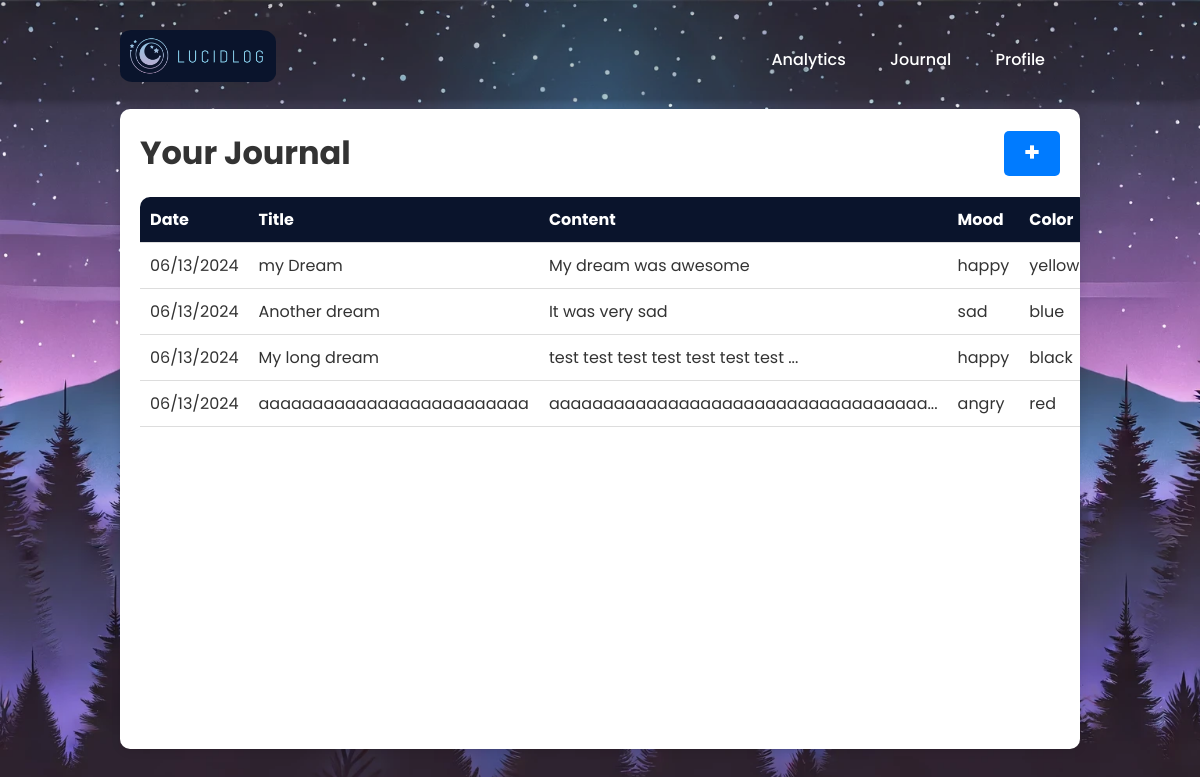
/journal (signed in), run on an earlier commit of the app's database.
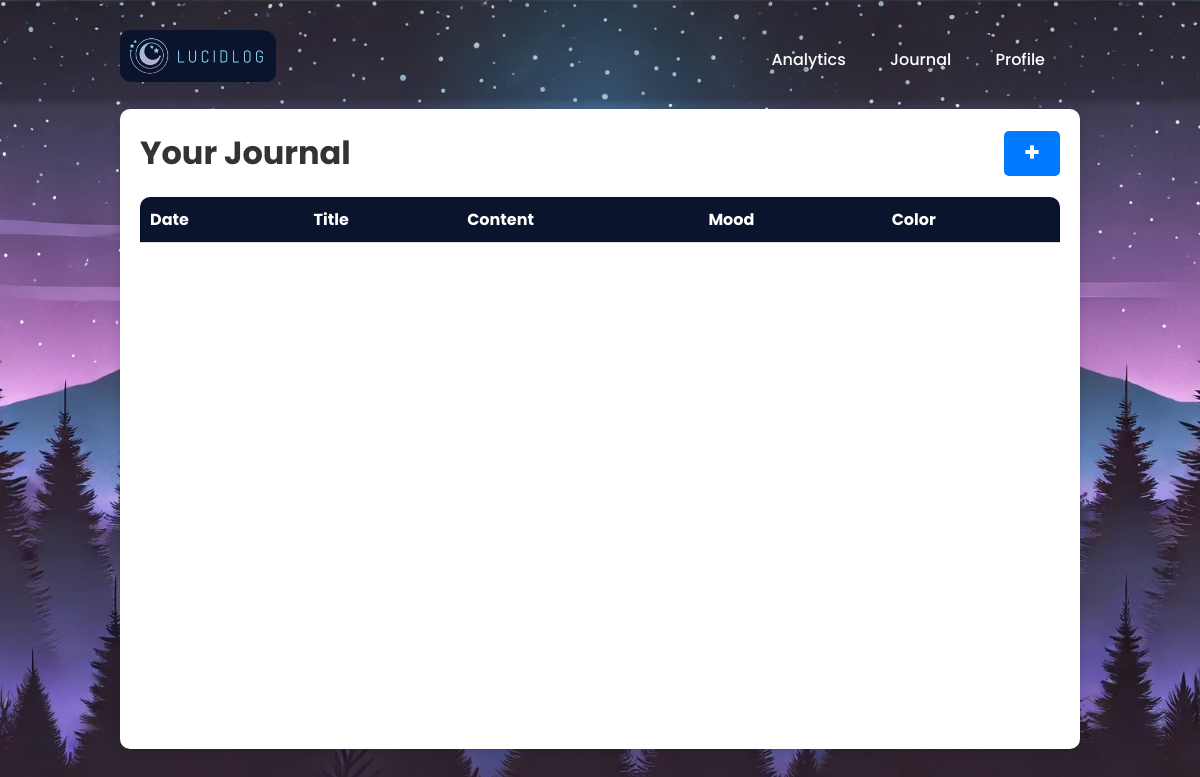
And on a later commit of the database.
### tables this page shows
CREATE TABLE journal (entryid INTEGER PRIMARY KEY, userid INTEGER REFERENCES user (userid), title TEXT, mood TEXT, color TEXT, content TEXT, date TEXT, generated_response TEXT);

### main.py (the view)
@app.route('/journal', methods=['GET', 'POST'])
def journal():
    if request.method == 'POST':
        try:
            title = request.form['title']
            mood = request.form['mood']
            color = request.form['color']
            content = request.form['content']
            date = datetime.now().strftime('%m/%d/%Y')
            if cv.journal_validate(title, mood, color, content) == 1:
                return jsonify({'message': 'Invalid title length.'}), 400
            if cv.journal_validate(title, mood, color, content) == 2:
                return jsonify({'message': 'Please select a mood.'}), 400
            if cv.journal_validate(title, mood, color, content) == 3:
                return jsonify({'message': 'Please select a color.'}), 400
            if cv.journal_validate(title, mood, color, content) == 4:
                return jsonify({'message': 'Invalid content length.'}), 400
            user_id = session['current_user_logged_in']
            if jh.create_new_entry(user_id, title, mood, color, content, date):
                return jsonify({'message': 'Successfully created entry.'}), 200
            return jsonify({'message': 'An error occurred.'}), 400
        except werkzeug.exceptions.BadRequest:
            return jsonify({'message': 'Please fill in all fields.'}), 400
        except ValueError:
            return jsonify({'message': 'Please fill in all fields.'}), 400
    elif request.method == 'GET':
        if logged_in():
            entry_data = jh.fetch_entries_by_userid(session['current_user_logged_in'])
            return render_template('journal.html', logged_in=logged_in(), entry_data=jh.get_journal_preview(entry_data))
        return redirect(url_for('login'))

### journal_handler.py (called while the page is built)
def db_connect():
    conn = None
    try:
        conn = sqlite3.connect("user_database.db")
    except sqlite3.Error as error:
        print(f"SQLite error: {error}")
    return conn

def fetch_entries_by_userid(userid):
    conn = db_connect()
    cur = conn.cursor()
    try:
        cur.execute("SELECT entryid, userid, title, mood, color, content, date FROM journal WHERE userid = ?",
                    (userid,))
        data_fetched = cur.fetchall()
        return data_fetched
    except sqlite3.Error as error:
        print(f"SQLite error: {error}")
        return None
    except IndexError as error:
        print(error)
        return None
    finally:
        cur.close()
        conn.close()

def truncate_string(s, length):
    if len(s) > length:
        return s[:length] + "..."
    return s

def get_journal_preview(data):
    modified_data = []
    for row in data:
        row_list = list(row)
        row_list[5] = truncate_string(row_list[5], 35)
        modified_row = tuple(row_list)
        modified_data.append(modified_row)
    return modified_data

### main.py (called while the page is built)
def logged_in():
    if 'current_user_logged_in' in session:
        return True
    else:
        return False

### templates/journal.html (shortened to what this page needs)
{%extends 'base.html'%}
    {%block content%}
        <body>
            <div class="journal-container">
                <div class="journal-header">
                    <h1>Your Journal</h1>
                    <button class="journal-add-entry-btn" onclick="openForm()"><i class='bx bx-plus-medical'></i></button>
                </div>
                <table class="journal-table">
                    <thead>
                        <tr>
                            <th class="top-right-curve">Date</th>
                            <th>Title</th>
                            <th>Content</th>
                            <th>Mood</th>
                            <th class="top-left-curve" >Color</th>
                        </tr>
                    </thead>
                    <tbody>
                        {% for entryid, userid, title, mood, color ,content, date in entry_data %}
                        <tr onclick="window.location='entry/{{ entryid }}';">
                            <td>{{ date }}</td>
                            <td>{{ title }}</td>
                            <td>{{ content }}</td>
                            <td id="mood_icon">{{ mood }}</td>
                            <td>{{ color }}</td>
                        </tr>
                        {% endfor %}
                    </tbody>
                </table>
            </div>
        </body>
    {%endblock%}

### templates/base.html (shortened to what this page needs)
<!doctype html>
<html lang="en">
<head>
    <link rel="stylesheet" href="{{ url_for('static', filename='css/style.css') }}">
    <link href='https://unpkg.com/boxicons@2.1.4/css/boxicons.min.css' rel='stylesheet'>
</head>
<body>
    <header>
        <a class="logo" href="{{ url_for('home') }}"><img src="/static/images/logoLong.png" width="156px" height="52px" alt="logo"></a>
        {% if logged_in %}
        <nav>
            <ul class="nav_links">
                <li><a href="#">Analytics</a></li>
                <li><a href="{{ url_for('journal') }}">Journal</a></li>
                <li><a href="{{ url_for('profile') }}">Profile</a></li>
            </ul>
        </nav>
        {%else%}
        <ul class="nav_links">
            <li><a href="{{ url_for('login') }}">Login</a></li>
            <li><a href="{{ url_for('signup') }}">Sign Up</a></li>
        </ul>
        {%endif%}
    </header>
    {% block content %}
    {% endblock %}
</body>
</html>

### static/css/style.css (style rules this page uses)
* { box-sizing: border-box; margin: 0; padding: 0; font-family: "Poppins", "Montserrat", sans-serif; }
ul { margin-right: 15px; }
li, a, button { font-weight: 500; font-size: 16px; color: #edf0f1; text-decoration: none; }
header { display: flex; justify-content: flex-end; align-items: center; padding: 30px 10% 10px 10% ; background: rgba(0,0,0,0.2); box-shadow: 0 0 10px rgba(0, 0, 0, .4); }
.logo { cursor: pointer; margin-right: auto; }
.nav_links { list-style: none; }
.nav_links li { display: inline-block; padding: 0px 20px; }
.nav_links li a { text-decoration: none; position: relative; color: #fff; display: inline-block; }
.nav_links li a::after { content: ''; position: absolute; left: 0; bottom: 0; width: 0; height: 2px; background-color: #fff; transition: width 0.3s ease; }
body { background: url('/static/images/Lucid_Log_Background.webp') no-repeat; background-size: cover; background-position: center; min-height: 100vh; }
.journal-container { width: 80%; margin: 10px auto; background-color: #fff; border-radius: 10px; padding: 20px; box-shadow: 0 2px 10px rgba(0, 0, 0, 0.1); color: #333; overflow-y: auto; max-height: 80vh; min-height: 80vh; }
.journal-header { display: flex; justify-content: space-between; align-items: center; margin-bottom: 20px; }
.journal-header h1 { margin: 0; color: #333; }
.journal-table { width: 100%; border-collapse: collapse; }
.journal-table thead { background-color: rgba(10,20,44,255); color: #fff; }
.journal-table th, .journal-table td { padding: 10px; text-align: left; border-bottom: 1px solid #ddd; }
.journal-add-entry-btn { background-color: #007bff; color: white; border: none; border-radius: 5px; padding: 10px 20px; cursor: pointer; font-size: 16px; transition: background-color 0.3s ease; }
.top-right-curve { border-radius: 10px 0 0 0; }
.top-left-curve { border-radius: 0 10px 0 0; }

What changed in the data, as far as the page shows it:
removed journal: date "06/13/2024", title "my Dream", content "My dream was awesome", mood "happy", color "yellow"
removed journal: date "06/13/2024", title "Another dream", content "It was very sad", mood "sad", color "blue"
removed journal: date "06/13/2024", title "My long dream", content "test test test test test test test ...", mood "happy", color "black"
removed journal: date "06/13/2024", title "aaaaaaaaaaaaaaaaaaaaaaaaa", content "aaaaaaaaaaaaaaaaaaaaaaaaaaaaaaaaaaa...", mood "angry", color "red"
